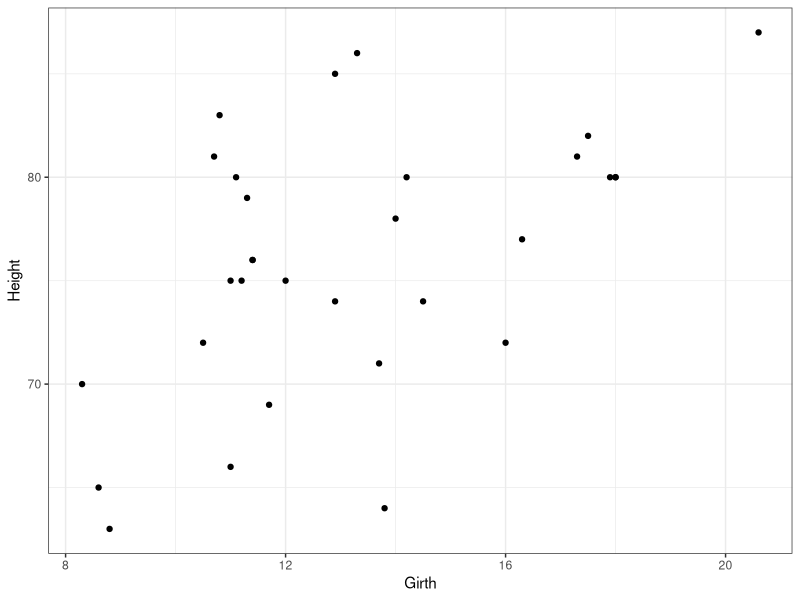
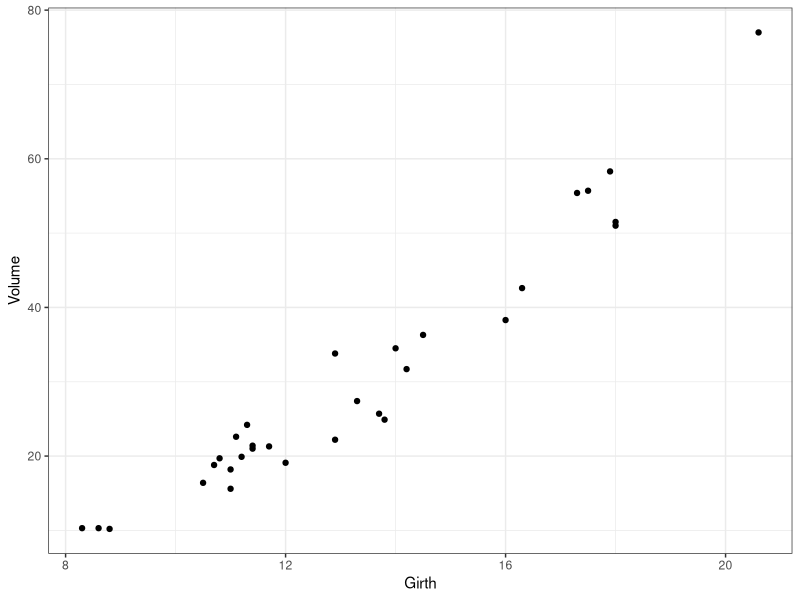
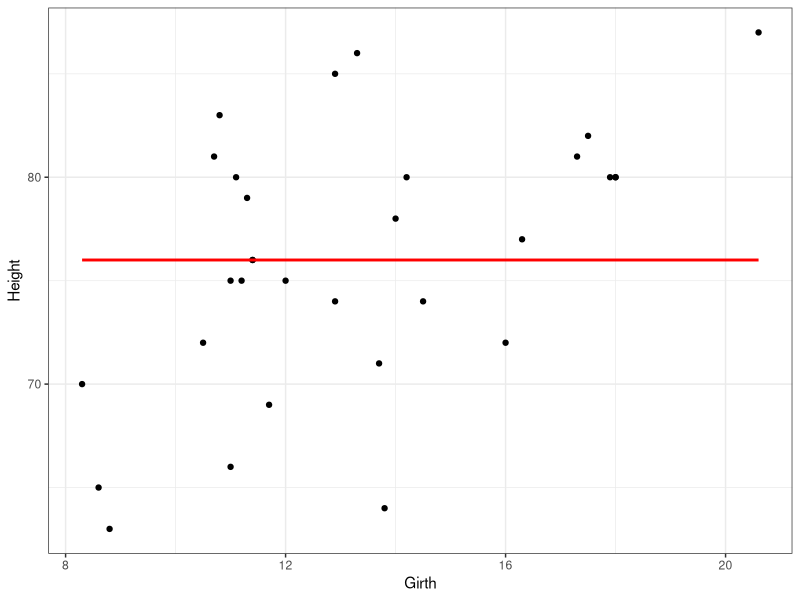
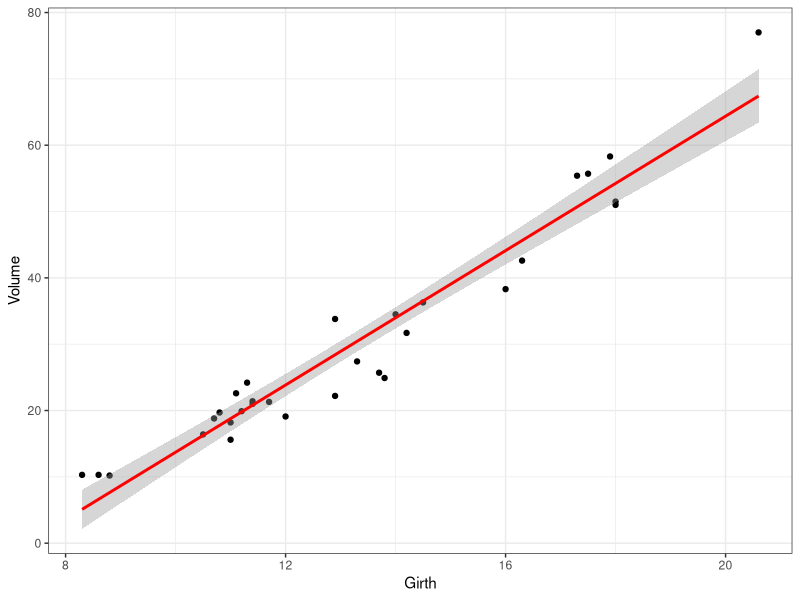

R code for these plots, in order:
## ---- chunk 1
# DO NOT TOUCH THIS CODE CHUNK
library(ggplot2)
library(tidyverse)
theme_set(theme_bw())
## ---- chunk 2
trees [1:6,]
## ---- chunk 3
names(trees)
## ---- chunk 4
str(trees)
## ---- chunk 5
h <- ggplot(data=trees,aes(x=Girth, y=Height))
h + geom_point()
v <- ggplot(data=trees,aes(x=Girth, y=Volume))
v + geom_point()
## ---- chunk 6
fit_h <- lm(Height~Girth, data=trees)
fit_v <- lm(Volume~Girth, data=trees)
h <- ggplot(data=trees,aes(x=Girth, y=Height))
h + geom_point()+geom_smooth(aes(y=mean(trees[,2])),colour = 'red')
v <- ggplot(data=trees,aes(x=Girth, y=Volume))
v + geom_point()+geom_smooth(method="lm",colour = 'red')
summary(fit_h)
summary(fit_v)
## ---- chunk 7
# As can be seen from summaries of fit_h and fit_v, we can deduce that there is a strong linear relation between Volume and Grith, but little relation between Height and Grith (although it could be argued to a weak linear relation)
mean_height <- round(mean(trees[,2]))
coef(fit_v)
mean_height
## ---- chunk 8
USArrests[1:3,]
## ---- chunk 9
mean(USArrests[,1])
## ---- chunk 10
rownames(USArrests[which.max(USArrests[,2]),])
## ---- chunk 11
up<-subset(USArrests, UrbanPop>=80)
up
## ---- chunk 12
nrow(up)
## ---- chunk 13
rownames(up[which.min(up[,4]),])
## ---- chunk 14
#up2 <- up[c()]
rup<-up[order(-up$UrbanPop),]
rup
## ---- chunk 15
rupm<-rup[order(rup$Murder),]
rupmfin<-rupm[order(-rupm$UrbanPop),]
rupmfin
## ---- chunk 16

## ---- chunk 17

## ---- chunk 18
R_pressure <- function(shift, wavelength){
    lambda=10000000/(10000000-shift*wavelength)
    P=1876(((lambda/694.24)^10.71) - 1)/10.71
}
## ---- chunk 19

## ---- chunk 20

## ---- chunk 21

## ---- chunk 22

## ---- chunk 23

## ---- chunk 24

## ---- chunk 25

## ---- chunk 26
